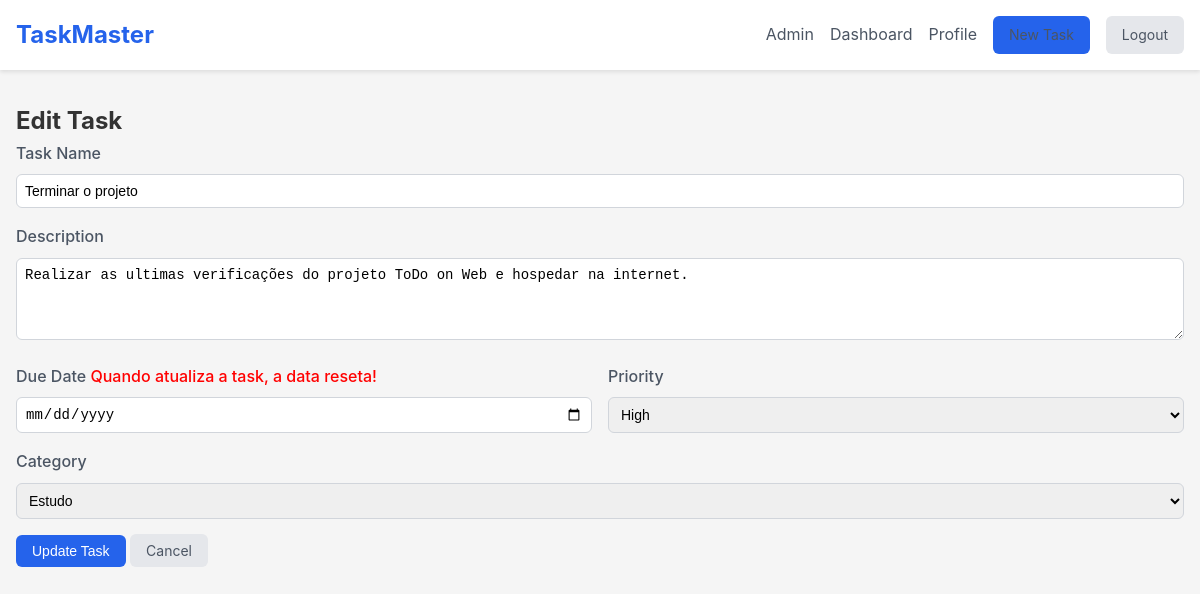
Page /edit-task?id=4 (signed in) on the earlier database version.
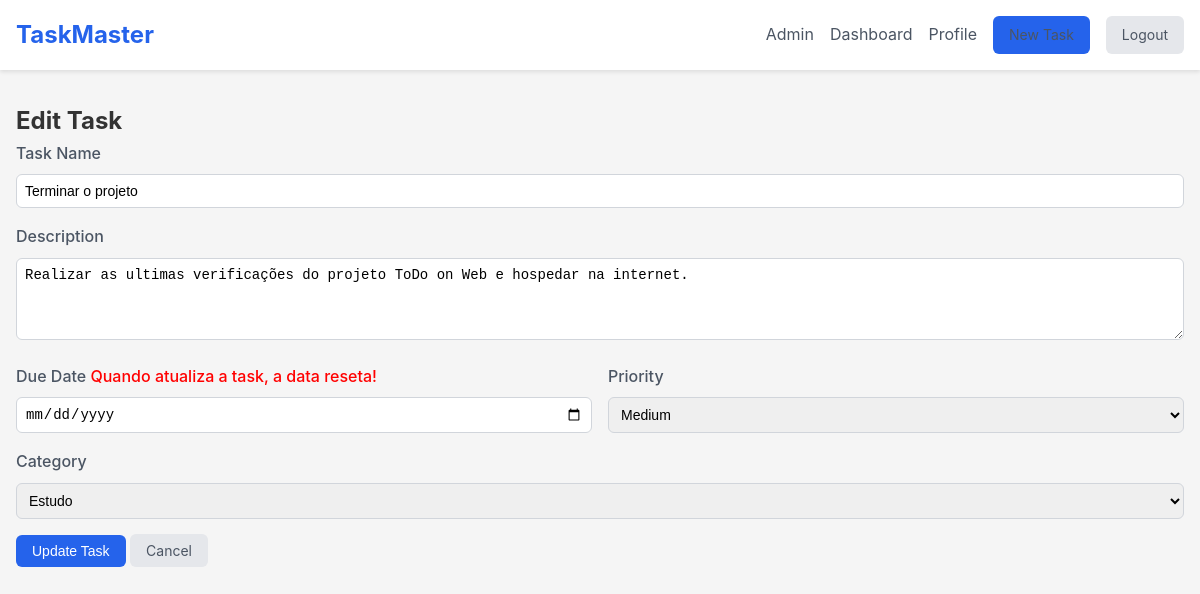
Same page on the later database version.
### tables this page shows
CREATE TABLE tasks (
        id INTEGER PRIMARY KEY,
        user_id INTEGER NOT NULL,
        name TEXT NOT NULL,
        description TEXT NOT NULL,
        created_at TEXT DEFAULT CURRENT_TIMESTAMP NOT NULL,
        due_date DATE,
        priority INTEGER CHECK(priority BETWEEN 1 AND 3),
        category TEXT CHECK(category IN ('Trabalho', 'Pessoal', 'Estudo', 'Lazer', 'Casa', 'Saude')),
        completed INTEGER DEFAULT 0,
        FOREIGN KEY (user_id) REFERENCES users(id)
    );

### src/Controller/TaskController.php (called while the page is built, shortened)
<?php
class TaskController
{
    private TaskRepository $taskRepository;
    public function __construct(array $repository)
    {
        $this->taskRepository = $repository['task'];
    }
    public function taskForm()
    {
        $id = filter_input(INPUT_GET, 'id', FILTER_VALIDATE_INT);
        $task = $this->taskRepository->readById($id) ?? '';
        require_once __DIR__ . "/../../view/edit-task.php";
    }
}

### src/Repository/TaskRepository.php (called while the page is built, shortened)
<?php
class TaskRepository
{
    private PDO $pdo;
    public function __construct(PDO $pdo)
    {
        $this->pdo = $pdo;
    }
    public function readById(int $id)
    {
        try {
            $stmt = $this->pdo->prepare(
                'SELECT * FROM tasks WHERE id = :id'
            );
            $stmt->bindValue(':id', $id);
            $stmt->execute();
            $data = $stmt->fetch(PDO::FETCH_ASSOC);
            return $this->hydrate($data);
        } catch (\PDOException $e) {
            return $e->getMessage();
        }
    }
    private function hydrate(array $data): Task
    {
        $task = new Task($data['name'], $data['description'], $data['priority'], $data['category']);
        $task->setId($data['id']);
        $task->setUserId($data['user_id']);
        $task->setCreated_at($data['created_at']);
        $task->setDueDate($data['due_date']);
        return $task;
    }
}

### src/Entity/Task.php (called while the page is built, shortened)
<?php
class Task
{
    public function __construct(string $name, string $description, int $priority, string $category)
    {
        $this->name = $name;
        $this->description = $description;
        $this->priority = $priority;
        $this->category = $category;
    }
}

### view/edit-task.php (the view, shortened to what this page needs)
<?php
  require_once 'Includes/header.php';
?>
    <main class="container">
        <form class="task-form" method="post">
            <h2>Edit Task</h2>
            <div class="form-group">
                <label for="name">Task Name</label>
                <input type="text" id="name" name="name" value="<?= $task->name; ?>" required>
            </div>
            <div class="form-group">
                <label for="description">Description</label>
                <textarea id="description" name="description" rows="4"><?= $task->description; ?></textarea>
            </div>
            <div class="form-row">
                <div class="form-group">
                    <label for="due_date">Due Date <span class="todo">Quando atualiza a task, a data reseta!</span></label>
                    <input type="date" id="due_date" name="due_date" >
                </div>
                <div class="form-group">
                    <label for="priority">Priority</label>
                    <select id="priority" name="priority" required>
                        <option value="2" <?= $task->priority === 2 ? 'selected' : ''; ?> >Medium</option>
                        <option value="3" <?= $task->priority === 3 ? 'selected' : ''; ?> >High</option>
                    </select>
                </div>
            </div>
            <div class="form-group">
                <label for="category">Category</label>
                <select id="category" name="category" required>
                    <option value="Estudo" <?= $task->category === "Estudo" ? 'selected' : ''; ?> >Estudo</option>
                </select>
            </div>
            <div class="form-actions">
                <button type="submit" class="btn-primary">Update Task</button>
                <a href="/" class="btn-secondary">Cancel</a>
            </div>
        </form>
    </main>
</body>
</html>

Differences in the rows shown:
changed tasks "Terminar o projeto": priority "High" → "Medium"
